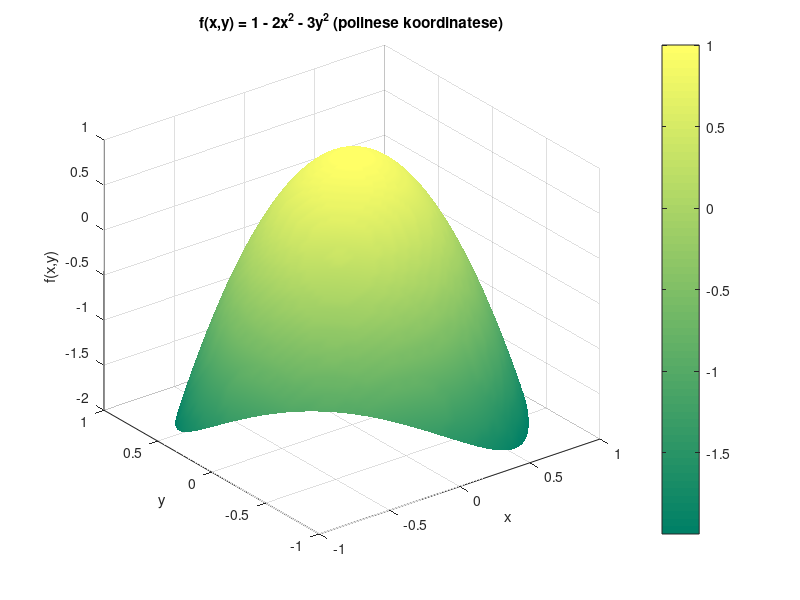
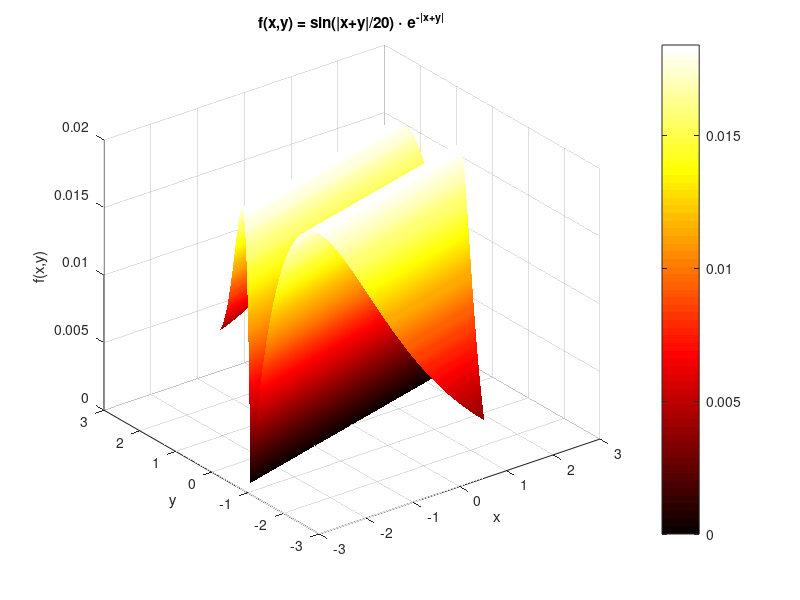

These figures' MATLAB source, in order:
% Aretas Sirvydas, EIf-25
% 4 laboratorinis darbas, 13 variantas (privaloma)
clear; clc; close all;

%% a) f(x,y) = 1 - 2x^2 - 3y^2, x = r*cos(theta), y = r*sin(theta)
r     = linspace(0, 1, 50);
theta = linspace(0, 2*pi, 100);
[R, T] = meshgrid(r, theta);
X = R .* cos(T);
Y = R .* sin(T);
Z = 1 - 2*X.^2 - 3*Y.^2;

figure(1);
h1 = surf(X, Y, Z);
colormap(gca, 'summer');           % grafiko spalva
shading interp;                    % seselio nustatymas
rotate(h1, [0 0 1], 45);           % x ir y plokstumu pasukimas 45 laipsniu
title('f(x,y) = 1 - 2x^2 - 3y^2 (polinese koordinatese)');
xlabel('x'); ylabel('y'); zlabel('f(x,y)');
colorbar; grid on;

%% b) f(x,y) = sin(|x+y|/20) * e^(-|x+y|), x,y nuo -2 iki 2
[x, y] = meshgrid(linspace(-2, 2, 100));
f = sin(abs(x + y)/20) .* exp(-abs(x + y));

figure(2);
h2 = surf(x, y, f);
colormap(gca, 'hot');
shading interp;
rotate(h2, [0 0 1], 60);           % pasukimas 60 laipsniu
title('f(x,y) = sin(|x+y|/20) \cdot e^{-|x+y|}');
xlabel('x'); ylabel('y'); zlabel('f(x,y)');
colorbar; grid on;
